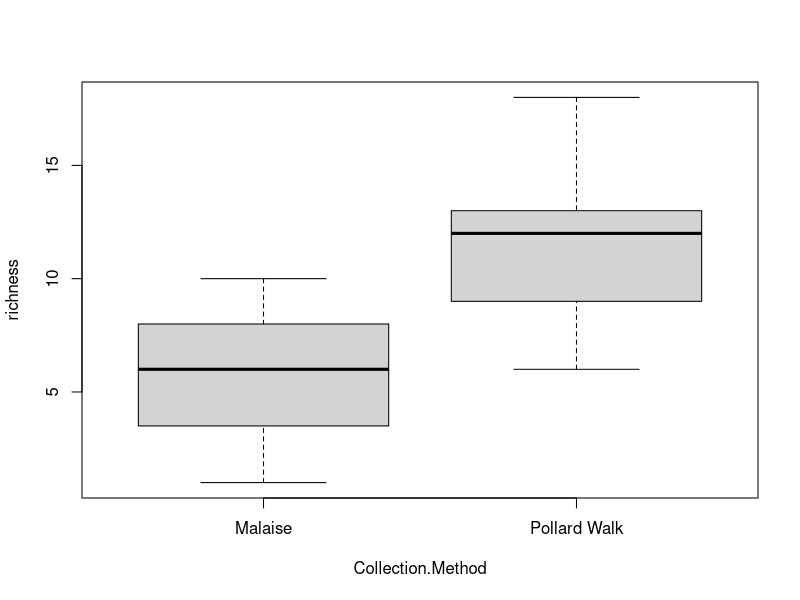

R code for this plot:
# Test for richness differences between survey types
# Jeffrey C. Oliver
# jcoliver@email.arizona.edu
# 2018-08-09

rm(list = ls())

################################################################################
bioscan <- read.csv(file = "data/BioScanData.csv")

# Drop any rows missing data
bioscan <- na.omit(bioscan)

# Drop any rows with data for only one survey type
pollard.sites <- bioscan$Site.Number[bioscan$Collection.Method == "Pollard Walk"]
malaise.sites <- bioscan$Site.Number[bioscan$Collection.Method == "Malaise"]
sites.with.both <- intersect(x = pollard.sites, y = malaise.sites)
bioscan <- bioscan[bioscan$Site.Number %in% sites.with.both, ]
rownames(bioscan) <- NULL

# Identify those columns with species data
species.cols <- c(5:33)

# Calculate richness for each row (total number of species with at least one 
# individual observed)
bioscan$richness <- apply(X = bioscan[, species.cols],
                          MARGIN = 1,
                          FUN = function(x) {
                            sum(x > 0)
                          })

simple.lm <- lm(richness ~ Collection.Method, data = bioscan)
summary(simple.lm)

boxplot(richness ~ Collection.Method, data = bioscan)
